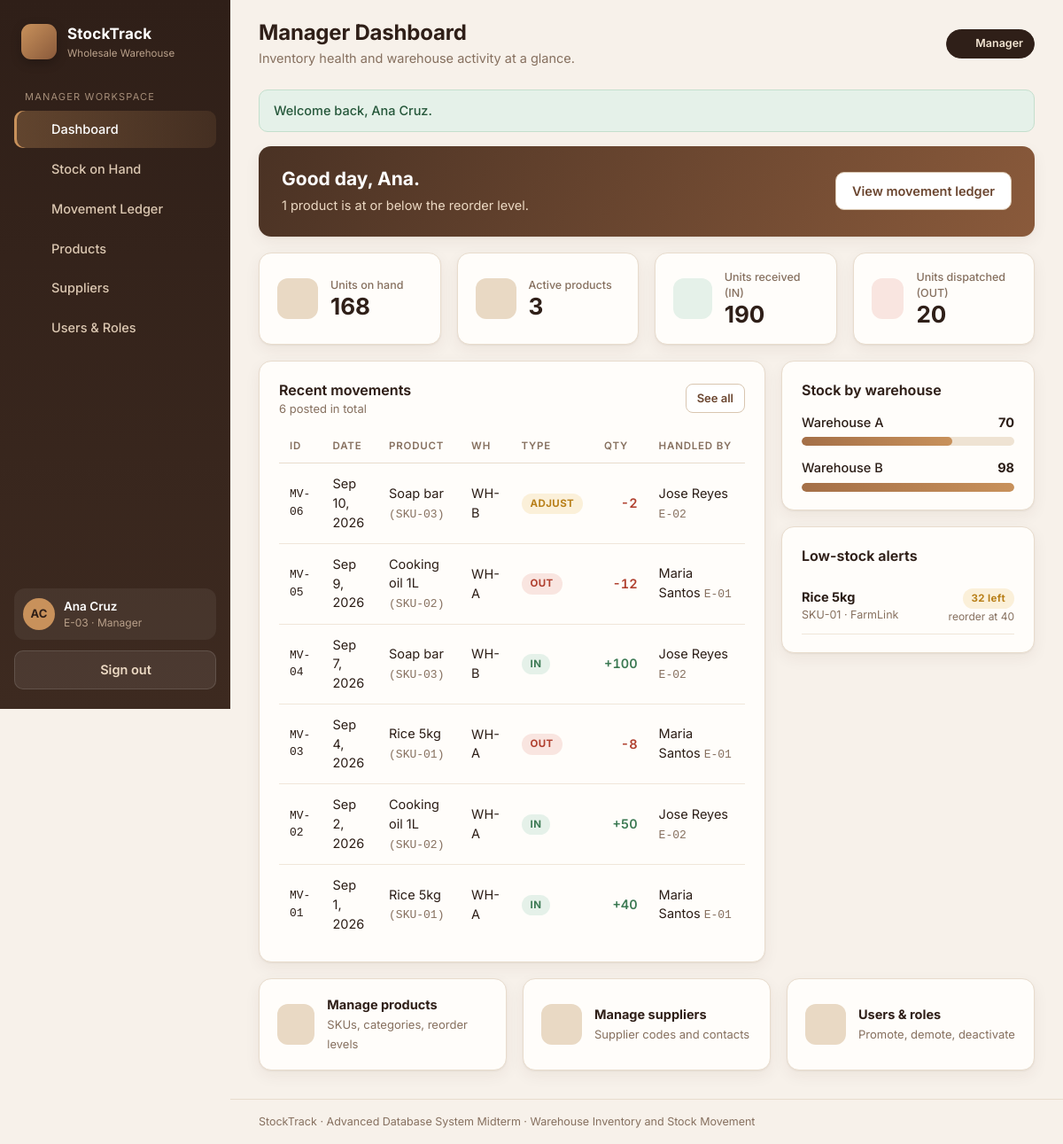
/manager/dashboard.php (signed in), run on the app's committed database.
### tables this page shows
CREATE TABLE stock_movements (
  movement_id    INT UNSIGNED NOT NULL AUTO_INCREMENT,
  movement_date  DATE         NOT NULL,
  sku            VARCHAR(20)  NOT NULL,
  warehouse_code VARCHAR(10)  NOT NULL,
  movement_type  ENUM('IN','OUT','ADJUST') NOT NULL,
  quantity       INT          NOT NULL,
  handled_by     INT UNSIGNED NOT NULL,
  remarks        VARCHAR(255) NULL,
  posted_at      TIMESTAMP    NOT NULL DEFAULT CURRENT_TIMESTAMP,
  PRIMARY KEY (movement_id),
  KEY idx_mov_sku_wh   (sku, warehouse_code),
  KEY idx_mov_date     (movement_date),
  KEY idx_mov_handler  (handled_by),
  CONSTRAINT fk_mov_product   FOREIGN KEY (sku)            REFERENCES products   (sku)
    ON UPDATE CASCADE ON DELETE RESTRICT,
  CONSTRAINT fk_mov_warehouse FOREIGN KEY (warehouse_code) REFERENCES warehouses (warehouse_code)
    ON UPDATE CASCADE ON DELETE RESTRICT,
  CONSTRAINT fk_mov_employee  FOREIGN KEY (handled_by)     REFERENCES users      (user_id)
    ON UPDATE CASCADE ON DELETE RESTRICT,
  CONSTRAINT chk_mov_quantity CHECK (
    (movement_type IN ('IN','OUT') AND quantity > 0) OR
    (movement_type = 'ADJUST'      AND quantity <> 0)
  )
);

CREATE TABLE products (
  sku           VARCHAR(20)  NOT NULL,
  product_name  VARCHAR(100) NOT NULL,
  category_id   INT UNSIGNED NOT NULL,
  supplier_code VARCHAR(10)  NOT NULL,
  reorder_level INT UNSIGNED NOT NULL DEFAULT 10,
  is_active     TINYINT(1)   NOT NULL DEFAULT 1,
  PRIMARY KEY (sku),
  CONSTRAINT fk_products_category
    FOREIGN KEY (category_id)   REFERENCES categories (category_id)
    ON UPDATE CASCADE ON DELETE RESTRICT,
  CONSTRAINT fk_products_supplier
    FOREIGN KEY (supplier_code) REFERENCES suppliers (supplier_code)
    ON UPDATE CASCADE ON DELETE RESTRICT
);

CREATE TABLE users (
  user_id       INT UNSIGNED NOT NULL AUTO_INCREMENT,
  employee_code VARCHAR(20)  NOT NULL,
  full_name     VARCHAR(100) NOT NULL,
  email         VARCHAR(120) NOT NULL,
  password_hash VARCHAR(255) NOT NULL,
  role          ENUM('manager','staff') NOT NULL DEFAULT 'staff',
  is_active     TINYINT(1)   NOT NULL DEFAULT 1,
  created_at    TIMESTAMP    NOT NULL DEFAULT CURRENT_TIMESTAMP,
  PRIMARY KEY (user_id),
  UNIQUE KEY uq_users_employee_code (employee_code),
  UNIQUE KEY uq_users_email (email)
);

CREATE TABLE warehouses (
  warehouse_code VARCHAR(10)  NOT NULL,
  warehouse_name VARCHAR(80)  NOT NULL,
  PRIMARY KEY (warehouse_code)
);

### manager/dashboard.php (the view, shortened to what this page needs)
<?php
require_once __DIR__ . '/../includes/bootstrap.php';
$pdo = db();
$totalProducts = (int)$pdo->query('SELECT COUNT(*) FROM products WHERE is_active = 1')->fetchColumn();
$totalUnits    = (int)$pdo->query('SELECT COALESCE(SUM(on_hand),0) FROM v_stock_on_hand WHERE is_active = 1')->fetchColumn();
$unitsIn       = (int)$pdo->query("SELECT COALESCE(SUM(quantity),0) FROM stock_movements WHERE movement_type = 'IN'")->fetchColumn();
$unitsOut      = (int)$pdo->query("SELECT COALESCE(SUM(quantity),0) FROM stock_movements WHERE movement_type = 'OUT'")->fetchColumn();
$totalMoves    = (int)$pdo->query('SELECT COUNT(*) FROM stock_movements')->fetchColumn();
$lowStock = $pdo->query(
    'SELECT sku, product_name, category_name, supplier_name,
            SUM(on_hand) AS total, MAX(reorder_level) AS reorder
       FROM v_stock_on_hand
      WHERE is_active = 1
      GROUP BY sku, product_name, category_name, supplier_name
     HAVING SUM(on_hand) <= MAX(reorder_level)
      ORDER BY SUM(on_hand) ASC'
)->fetchAll();
$byWarehouse = $pdo->query(
    'SELECT warehouse_code, warehouse_name, SUM(on_hand) AS total
       FROM v_stock_on_hand WHERE is_active = 1
      GROUP BY warehouse_code, warehouse_name ORDER BY warehouse_code'
)->fetchAll();
$maxWh = max(1, ...array_map(fn($r) => (int)$r['total'], $byWarehouse ?: [['total' => 1]]));
$recent = $pdo->query(
    'SELECT m.movement_id, m.movement_date, m.sku, p.product_name, m.warehouse_code,
            m.movement_type, m.quantity, u.full_name, u.employee_code
       FROM stock_movements m
       JOIN products p ON p.sku = m.sku
       JOIN users u    ON u.user_id = m.handled_by
      ORDER BY m.movement_id DESC LIMIT 8'
)->fetchAll();
$pageTitle = 'Manager Dashboard';
$pageSub   = 'Inventory health and warehouse activity at a glance.';
$active    = 'dashboard';
require __DIR__ . '/../includes/header.php';
?>
<div class="hero">
  <div>
    <h2>Good day, <?= e(explode(' ', $user['name'])[0]) ?>.</h2>
    <p>
      <?php if ($lowStock): ?>
        <?= count($lowStock) ?> product<?= count($lowStock) > 1 ? 's are' : ' is' ?> at or below the reorder level.
      <?php else: ?>
        All products are above their reorder levels.
      <?php endif; ?>
    </p>
  </div>
  <a class="btn btn-outline" href="<?= e(url('manager/movements.php')) ?>">View movement ledger</a>
</div>
<div class="grid grid-4 mt">
  <div class="card stat"><div class="stat-ico"><?= icon('layers', 22) ?></div>
    <div><div class="stat-label">Units on hand</div><div class="stat-value"><?= fmt_qty($totalUnits) ?></div></div></div>
  <div class="card stat"><div class="stat-ico"><?= icon('box', 22) ?></div>
    <div><div class="stat-label">Active products</div><div class="stat-value"><?= fmt_qty($totalProducts) ?></div></div></div>
  <div class="card stat"><div class="stat-ico in"><?= icon('arrow-in', 22) ?></div>
    <div><div class="stat-label">Units received (IN)</div><div class="stat-value"><?= fmt_qty($unitsIn) ?></div></div></div>
  <div class="card stat"><div class="stat-ico out"><?= icon('arrow-out', 22) ?></div>
    <div><div class="stat-label">Units dispatched (OUT)</div><div class="stat-value"><?= fmt_qty($unitsOut) ?></div></div></div>
</div>
<div class="grid grid-main mt">
  <div class="card">
    <div class="card-head">
      <div><div class="card-title">Recent movements</div><div class="card-sub"><?= fmt_qty($totalMoves) ?> posted in total</div></div>
      <a class="btn btn-outline btn-sm" href="<?= e(url('manager/movements.php')) ?>">See all</a>
    </div>
    <div class="table-wrap">
      <table class="table">
        <thead><tr><th>ID</th><th>Date</th><th>Product</th><th>WH</th><th>Type</th><th class="num">Qty</th><th>Handled by</th></tr></thead>
        <tbody>
        <?php foreach ($recent as $r): ?>
          <tr>
            <td class="mono"><?= e(movement_code((int)$r['movement_id'])) ?></td>
            <td><?= e(fmt_date($r['movement_date'])) ?></td>
            <td><?= e($r['product_name']) ?> <span class="muted mono">(<?= e($r['sku']) ?>)</span></td>
            <td><?= e($r['warehouse_code']) ?></td>
            <td><?= type_badge($r['movement_type']) ?></td>
            <td class="num"><?= signed_qty($r['movement_type'], (int)$r['quantity']) ?></td>
            <td><?= e($r['full_name']) ?> <span class="muted mono"><?= e($r['employee_code']) ?></span></td>
          </tr>
        <?php endforeach; ?>
        </tbody>
      </table>
    </div>
  </div>
  <div class="grid" style="align-content:start">
    <div class="card">
      <div class="card-head"><div class="card-title">Stock by warehouse</div></div>
      <?php foreach ($byWarehouse as $w): ?>
        <div class="bar-row">
          <div class="bar-label"><span><?= e($w['warehouse_name']) ?></span><strong><?= fmt_qty($w['total']) ?></strong></div>
          <div class="bar"><span style="width: <?= max(2, round(((int)$w['total'] / $maxWh) * 100)) ?>%"></span></div>
        </div>
      <?php endforeach; ?>
    </div>
    <div class="card">
      <div class="card-head"><div class="card-title">Low-stock alerts</div></div>
      <?php foreach ($lowStock as $p): ?>
        <div style="display:flex;justify-content:space-between;gap:10px;padding:10px 0;border-bottom:1px solid #f0e6d9">
          <div>
            <strong><?= e($p['product_name']) ?></strong>
            <div class="muted" style="font-size:12.5px"><?= e($p['sku']) ?> &middot; <?= e($p['supplier_name']) ?></div>
          </div>
          <div style="text-align:right">
            <span class="badge <?= (int)$p['total'] <= 0 ? 'badge-zero' : 'badge-low' ?>"><?= fmt_qty($p['total']) ?> left</span>
            <div class="muted" style="font-size:12px">reorder at <?= fmt_qty($p['reorder']) ?></div>
          </div>
        </div>
      <?php endforeach; ?>
    </div>
  </div>
</div>
<div class="grid grid-3 mt">
  <a class="action-card" href="<?= e(url('manager/products.php')) ?>"><div class="stat-ico"><?= icon('box', 20) ?></div><div><strong>Manage products</strong><span class="s">SKUs, categories, reorder levels</span></div></a>
  <a class="action-card" href="<?= e(url('manager/suppliers.php')) ?>"><div class="stat-ico"><?= icon('truck', 20) ?></div><div><strong>Manage suppliers</strong><span class="s">Supplier codes and contacts</span></div></a>
  <a class="action-card" href="<?= e(url('manager/users.php')) ?>"><div class="stat-ico"><?= icon('users', 20) ?></div><div><strong>Users &amp; roles</strong><span class="s">Promote, demote, deactivate</span></div></a>
</div>
<?php require __DIR__ . '/../includes/footer.php'; ?>

### includes/header.php (shortened to what this page needs)
<?php
$user = current_user();
$role = $user['role'] ?? 'staff';
$nav = $role === 'manager'
    ? [
        ['dashboard', 'Dashboard',      'manager/dashboard.php',  'dashboard'],
        ['stock',     'Stock on Hand',  'stock.php',              'layers'],
        ['ledger',    'Movement Ledger','manager/movements.php',  'list'],
        ['products',  'Products',       'manager/products.php',   'box'],
        ['suppliers', 'Suppliers',      'manager/suppliers.php',  'truck'],
        ['users',     'Users & Roles',  'manager/users.php',      'users'],
      ]
    : [
        ['dashboard', 'Dashboard',       'staff/dashboard.php',     'dashboard'],
        ['record',    'Record Movement', 'staff/new_movement.php',  'plus'],
        ['mine',      'My Movements',    'staff/my_movements.php',  'list'],
        ['stock',     'Stock on Hand',   'stock.php',               'layers'],
      ];
$initials = '';
foreach (preg_split('/\s+/', trim($user['name'] ?? 'U')) as $part) {
    $initials .= mb_strtoupper(mb_substr($part, 0, 1));
    if (mb_strlen($initials) >= 2) break;
}
?>
<!DOCTYPE html>
<html lang="en">
<head>
  <link rel="stylesheet" href="<?= e(url('assets/css/style.css')) ?>">
</head>
<body>
<div class="app">
  <aside class="sidebar" id="sidebar">
    <div class="brand">
      <span class="brand-mark"><?= icon('box', 20) ?></span>
      <div>
        <div class="brand-name"><?= e(APP_NAME) ?></div>
        <div class="brand-sub">Wholesale Warehouse</div>
      </div>
    </div>
    <div class="nav-label"><?= $role === 'manager' ? 'Manager workspace' : 'Staff workspace' ?></div>
    <nav class="nav">
      <?php foreach ($nav as [$key, $label, $path, $ico]): ?>
        <a href="<?= e(url($path)) ?>" class="nav-link <?= ($active ?? '') === $key ? 'is-active' : '' ?>">
          <?= icon($ico) ?><span><?= e($label) ?></span>
        </a>
      <?php endforeach; ?>
    </nav>
    <div class="sidebar-foot">
      <div class="user-chip">
        <span class="avatar"><?= e($initials) ?></span>
        <div class="user-meta">
          <div class="user-name"><?= e($user['name'] ?? '') ?></div>
          <div class="user-role"><?= e($user['code'] ?? '') ?> &middot; <?= e(ucfirst($role)) ?></div>
        </div>
      </div>
      <form method="post" action="<?= e(url('logout.php')) ?>">
        <button type="submit" class="btn btn-ghost btn-block"><?= icon('logout', 16) ?> Sign out</button>
      </form>
    </div>
  </aside>
  <div class="main">
    <header class="topbar">
      <div>
        <h1 class="page-title"><?= e($pageTitle ?? '') ?></h1>
        <?php if (!empty($pageSub)): ?><p class="page-sub"><?= e($pageSub) ?></p><?php endif; ?>
      </div>
      <div class="topbar-right">
        <span class="role-pill role-<?= e($role) ?>"><?= icon('shield', 14) ?> <?= e(ucfirst($role)) ?></span>
      </div>
    </header>
    <main class="content">
      <?php foreach (pull_flashes() as $f): ?>
        <div class="alert alert-<?= e($f['type']) ?>"><?= e($f['message']) ?></div>
      <?php endforeach; ?>

### includes/bootstrap.php (shortened to what this page needs)
<?php
function e(?string $value): string
{
    return htmlspecialchars((string)$value, ENT_QUOTES | ENT_SUBSTITUTE, 'UTF-8');
}
function url(string $path = ''): string
{
    return BASE_URL . '/' . ltrim($path, '/');
}
function pull_flashes(): array
{
    $items = $_SESSION['flash'] ?? [];
    return $items;
}
function movement_code(int $id): string
{
    return 'MV-' . str_pad((string)$id, 2, '0', STR_PAD_LEFT);
}
function fmt_date(string $date): string
{
    $t = strtotime($date);
    return $t ? date('M j, Y', $t) : $date;
}
function fmt_qty(int|string $n): string
{
    return number_format((int)$n);
}
function type_badge(string $type): string
{
    $map = ['IN' => 'badge-in', 'OUT' => 'badge-out', 'ADJUST' => 'badge-adjust'];
    return '<span class="badge ' . ($map[$type] ?? '') . '">' . e($type) . '</span>';
}
function signed_qty(string $type, int $qty): string
{
    if ($type === 'OUT') {
        return '<span class="qty-neg">-' . fmt_qty($qty) . '</span>';
    }
    if ($type === 'ADJUST' && $qty < 0) {
        return '<span class="qty-neg">' . fmt_qty($qty) . '</span>';
    }
    return '<span class="qty-pos">+' . fmt_qty($qty) . '</span>';
}
function current_user(): ?array
{
    return $_SESSION['user'] ?? null;
}
function icon(string $name, int $size = 18): string
{
    $paths = [
        'dashboard' => '<rect x="3" y="3" width="7" height="9" rx="1"/><rect x="14" y="3" width="7" height="5" rx="1"/><rect x="14" y="12" width="7" height="9" rx="1"/><rect x="3" y="16" width="7" height="5" rx="1"/>',
        'box'       => '<path d="M21 8 12 3 3 8v8l9 5 9-5V8z"/><path d="M3 8l9 5 9-5M12 13v8"/>',
        'layers'    => '<path d="M12 2 2 7l10 5 10-5-10-5z"/><path d="M2 17l10 5 10-5M2 12l10 5 10-5"/>',
        'list'      => '<path d="M8 6h13M8 12h13M8 18h13M3 6h.01M3 12h.01M3 18h.01"/>',
        'truck'     => '<path d="M1 3h15v13H1zM16 8h4l3 3v5h-7V8z"/><circle cx="5.5" cy="18.5" r="2"/><circle cx="18.5" cy="18.5" r="2"/>',
        'users'     => '<path d="M17 21v-2a4 4 0 0 0-4-4H5a4 4 0 0 0-4 4v2"/><circle cx="9" cy="7" r="4"/><path d="M23 21v-2a4 4 0 0 0-3-3.87M16 3.13a4 4 0 0 1 0 7.75"/>',
        'plus'      => '<path d="M12 5v14M5 12h14"/>',
        'logout'    => '<path d="M9 21H5a2 2 0 0 1-2-2V5a2 2 0 0 1 2-2h4M16 17l5-5-5-5M21 12H9"/>',
        'arrow-in'  => '<path d="M12 3v12M7 10l5 5 5-5M5 21h14"/>',
        'arrow-out' => '<path d="M12 21V9M7 14l5-5 5 5M5 3h14"/>',
        'sliders'   => '<path d="M4 21v-7M4 10V3M12 21v-9M12 8V3M20 21v-5M20 12V3M1 14h6M9 8h6M17 16h6"/>',
        'alert'     => '<path d="M10.3 3.9 1.8 18a2 2 0 0 0 1.7 3h17a2 2 0 0 0 1.7-3L13.7 3.9a2 2 0 0 0-3.4 0zM12 9v4M12 17h.01"/>',
        'lock'      => '<rect x="3" y="11" width="18" height="11" rx="2"/><path d="M7 11V7a5 5 0 0 1 10 0v4"/>',
        'check'     => '<path d="M20 6 9 17l-5-5"/>',
        'edit'      => '<path d="M11 4H4a2 2 0 0 0-2 2v14a2 2 0 0 0 2 2h14a2 2 0 0 0 2-2v-7M18.5 2.5a2.1 2.1 0 0 1 3 3L12 15l-4 1 1-4 9.5-9.5z"/>',
        'shield'    => '<path d="M12 22s8-4 8-10V5l-8-3-8 3v7c0 6 8 10 8 10z"/>',
        'search'    => '<circle cx="11" cy="11" r="8"/><path d="m21 21-4.3-4.3"/>',
    ];
    $p = $paths[$name] ?? '';
    return '<svg class="icon" width="' . $size . '" height="' . $size . '" viewBox="0 0 24 24" fill="none" '
         . 'stroke="currentColor" stroke-width="2" stroke-linecap="round" stroke-linejoin="round" aria-hidden="true">' . $p . '</svg>';
}

### includes/footer.php (shortened to what this page needs)
    </main>
    <footer class="footer">
      <?= e(APP_NAME) ?> &middot; Advanced Database System Midterm &middot; Warehouse Inventory and Stock Movement
    </footer>
  </div>
</div>
</body>
</html>

### data on the page
stock_movements: movement_id "MV-06", movement_date "Sep 10, 2026", sku.product_name "Soap bar", sku "SKU-03", warehouse_code "WH-B", movement_type "ADJUST", quantity "-2", handled_by.full_name "Jose Reyes", handled_by.employee_code "E-02"
stock_movements: movement_id "MV-05", movement_date "Sep 9, 2026", sku.product_name "Cooking oil 1L", sku "SKU-02", warehouse_code "WH-A", movement_type "OUT", quantity "12", handled_by.full_name "Maria Santos", handled_by.employee_code "E-01"
stock_movements: movement_id "MV-04", movement_date "Sep 7, 2026", sku.product_name "Soap bar", sku "SKU-03", warehouse_code "WH-B", movement_type "IN", quantity "100", handled_by.full_name "Jose Reyes", handled_by.employee_code "E-02"
stock_movements: movement_id "MV-03", movement_date "Sep 4, 2026", sku.product_name "Rice 5kg", sku "SKU-01", warehouse_code "WH-A", movement_type "OUT", quantity "8", handled_by.full_name "Maria Santos", handled_by.employee_code "E-01"
stock_movements: movement_id "MV-02", movement_date "Sep 2, 2026", sku.product_name "Cooking oil 1L", sku "SKU-02", warehouse_code "WH-A", movement_type "IN", quantity "50", handled_by.full_name "Jose Reyes", handled_by.employee_code "E-02"
stock_movements: movement_id "MV-01", movement_date "Sep 1, 2026", sku.product_name "Rice 5kg", sku "SKU-01", warehouse_code "WH-A", movement_type "IN", quantity "40", handled_by.full_name "Maria Santos", handled_by.employee_code "E-01"
warehouses: warehouse_name "Warehouse A", total "70", max(2, round(((int)$w['total'] / $maxWh) * 100)) 71 (drawn)
warehouses: warehouse_name "Warehouse B", total "98", max(2, round(((int)$w['total'] / $maxWh) * 100)) 100 (drawn)
products: product_name "Rice 5kg", sku "SKU-01", supplier_name "FarmLink", total "32", reorder "40"

### other printed values
APP_NAME "StockTrack"
$label "Dashboard"
$label "Stock on Hand"
$label "Movement Ledger"
$label "Products"
$label "Suppliers"
$label "Users & Roles"
$initials "AC"
$user['name'] "Ana Cruz"
$user['code'] "E-03"
$role "Manager"
$pageTitle "Manager Dashboard"
$pageSub "Inventory health and warehouse activity at a glance."
$f['message'] "Welcome back, Ana Cruz."
explode(' ', $user['name'])[0] "Ana"
